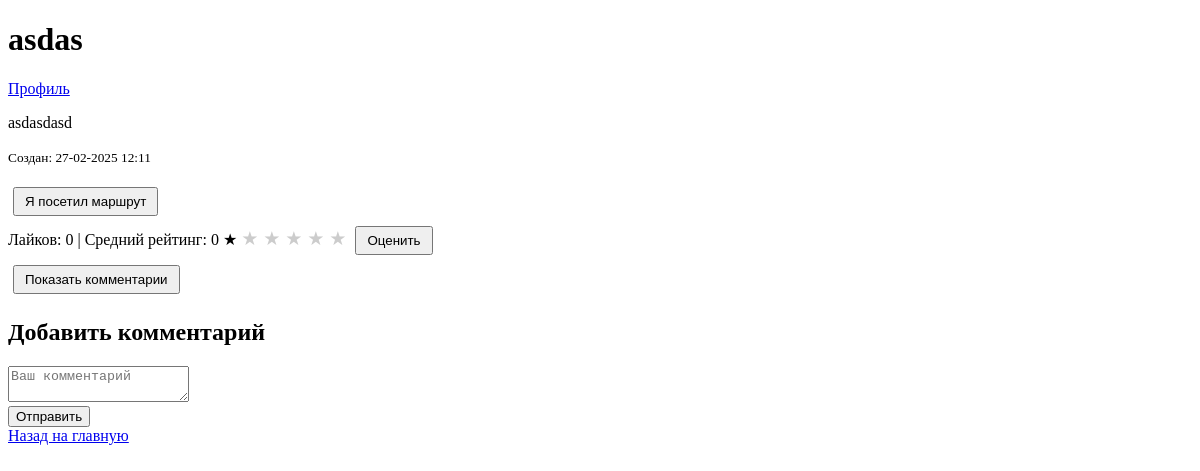
The app's page /route/1 (signed in), older data.
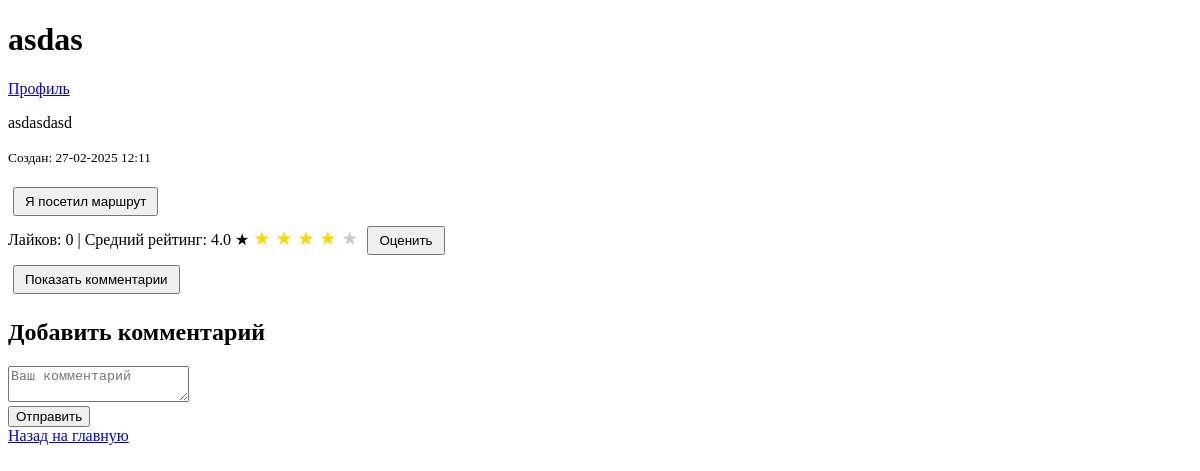
The same page, newer data.
### app.py (models this page shows)
class Rating(db.Model):
    id = db.Column(db.Integer, primary_key=True)
    user_id = db.Column(db.Integer, db.ForeignKey('user.id'))
    route_id = db.Column(db.Integer, db.ForeignKey('route.id'))
    rating = db.Column(db.Integer)

### app.py (the view)
@app.route('/route/<int:route_id>')
def view_route(route_id):
    route = Route.query.get_or_404(route_id)
    user_rating = None
    if current_user.is_authenticated:
        rating_obj = Rating.query.filter_by(user_id=current_user.id, route_id=route.id).first()
        user_rating = rating_obj.rating if rating_obj else None
    return render_template('route_detail.html', route=route, user_rating=user_rating)

### app.py (called while the page is built)
@login_manager.user_loader
def load_user(user_id):
    return User.query.get(int(user_id))

    @property
    def likes_count(self):
        return self.likes.count()

    @property
    def average_rating(self):
        ratings_list = self.ratings.all()
        if ratings_list:
            return round(sum(r.rating for r in ratings_list) / len(ratings_list), 1)
        return 0

### templates/route_detail.html (shortened to what this page needs)
<!DOCTYPE html>
<html lang="ru">
<head>
  <link rel="stylesheet" href="{{ url_for('static', filename='css/styles.css') }}">
</head>
<body>
  <header>
    <h1>{{ route.title }}</h1>
    <a href="{{ url_for('user_profile', user_id=current_user.id) }}">Профиль</a>
  </header>
  <section>
    <p>{{ route.description }}</p>
    <p><small>Создан: {{ route.created_at.strftime("%d-%m-%Y %H:%M") }}</small></p>
    {% if current_user.is_authenticated %}
      <form action="{{ url_for('mark_visit', route_id=route.id) }}" method="POST" id="visit-form">
        <button type="submit" class="btn">Я посетил маршрут</button>
      </form>
    {% endif %}
    <div>
      <span>Лайков: {{ route.likes_count }}</span> |
      <span>Средний рейтинг: {{ route.average_rating }} ★</span>
      {% if current_user.is_authenticated %}
      <form action="{{ url_for('rate_route', route_id=route.id) }}" method="POST" style="display:inline;">
        <div class="star-rating">
          <label for="star5-route-{{ route.id }}">★</label>
          <label for="star4-route-{{ route.id }}">★</label>
          <label for="star3-route-{{ route.id }}">★</label>
          <label for="star2-route-{{ route.id }}">★</label>
          <label for="star1-route-{{ route.id }}">★</label>
        </div>
        <button type="submit" class="btn">Оценить</button>
      </form>
      {% endif %}
    </div>
    <div id="comments-section">
      <button id="load-comments" class="btn">Показать комментарии</button>
    </div>
    {% if current_user.is_authenticated %}
    <h2>Добавить комментарий</h2>
    <form action="{{ url_for('add_comment', route_id=route.id) }}" method="POST">
      <div>
        <textarea name="text" placeholder="Ваш комментарий" required></textarea>
      </div>
      <button type="submit">Отправить</button>
    </form>
    {% endif %}
    <a href="{{ url_for('index') }}">Назад на главную</a>
  </section>
</body>
</html>

Row changes from the older to the newer data that the page shows:
added Rating: average_rating "4.0"
Text that changed along with them:
{{ route.average_rating }}: "0" → (not shown)
